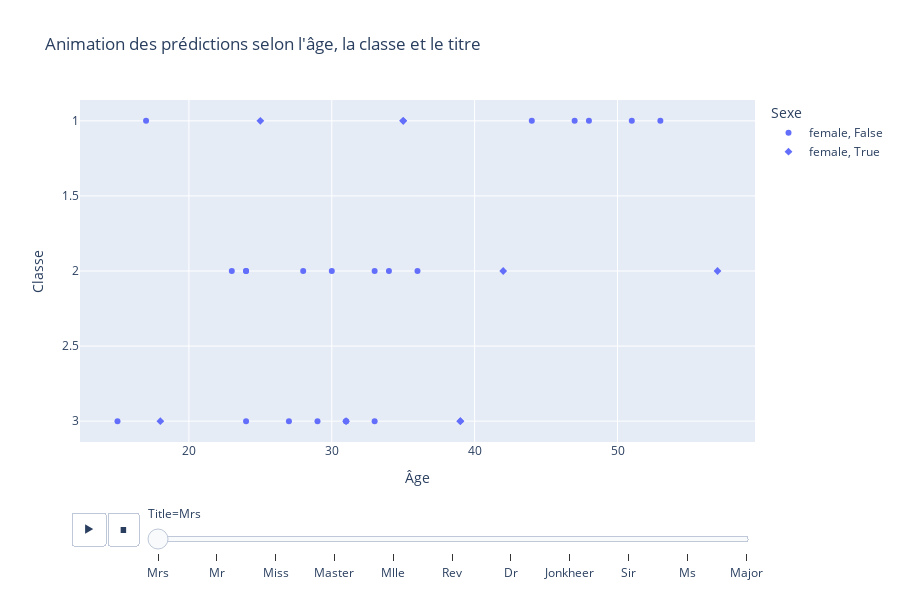

Notebook code for this chart:
### Code cell
# Reconvertir 'Sex' et 'Title' si nécessaire pour meilleure lisibilité
X_visu['Sex'] = le_sex.inverse_transform(X_visu['Sex'])
X_visu['Title'] = le_title.inverse_transform(X_visu['Title'])

fig = px.scatter(
    X_visu,
    x='Age',
    y='Pclass',
    color='Sex',
    symbol='Correct',
    animation_frame='Title',
    hover_data=['Réel', 'Prédit', 'Correct'],
    title="Animation des prédictions selon l'âge, la classe et le titre",
    labels={'Pclass': 'Classe', 'Age': 'Âge'}
)

fig.update_layout(
    yaxis=dict(autorange='reversed'),  # Inverser l’axe des classes
    legend_title='Sexe',
    height=600
)

fig.show()

### Figure 1 — Plotly figure (JSON) as saved in the notebook; plotly's stock layout.template omitted (floating-point values rounded to 4 significant figures)
{"data": [{"customdata": [[1, 0, false], [1, 0, false], [1, 0, false], [1, 0, false], [1, 0, false], [1, 0, false], [1, 0, false], [1, 0, false], [1, 0, false], [1, 0, false], [1, 0, false], [1, 0, false], [1, 0, false], [1, 0, false], [1, 0, false], [1, 0, false], [1, 0, false], [1, 0, false], [1, 0, false], [1, 0, false], [1, 0, false]], "hovertemplate": "Sex=female<br>Correct=%{customdata[2]}<br>Title=Mrs<br>Âge=%{x}<br>Classe=%{y}<br>Réel=%{customdata[0]}<br>Prédit=%{customdata[1]}<extra></extra>", "legendgroup": "female, False", "marker": {"color": "#636efa", "symbol": "circle"}, "mode": "markers", "name": "female, False", "orientation": "v", "showlegend": true, "type": "scatter", "x": [48.0, 24.0, 27.0, 47.0, 24.0, 29.0, 23.0, 30.0, 31.0, 36.0, 31.0, 28.0, 33.0, 15.0, 24.0, 34.0, 44.0, 53.0, 51.0, 17.0, 33.0], "xaxis": "x", "y": [1, 2, 3, 1, 3, 3, 2, 2, 3, 2, 3, 2, 3, 3, 2, 2, 1, 1, 1, 1, 2], "yaxis": "y"}, {"customdata": [[1, 1, true], [1, 1, true], [0, 0, true], [0, 0, true], [1, 1, true], [0, 0, true], [0, 0, true], [0, 0, true], [0, 0, true]], "hovertemplate": "Sex=female<br>Correct=%{customdata[2]}<br>Title=Mrs<br>Âge=%{x}<br>Classe=%{y}<br>Réel=%{customdata[0]}<br>Prédit=%{customdata[1]}<extra></extra>", "legendgroup": "female, True", "marker": {"color": "#636efa", "symbol": "diamond"}, "mode": "markers", "name": "female, True", "orientation": "v", "showlegend": true, "type": "scatter", "x": [35.0, 42.0, 39.0, 57.0, 35.0, 25.0, 31.0, 18.0, 39.0], "xaxis": "x", "y": [1, 2, 3, 2, 1, 1, 3, 3, 3], "yaxis": "y"}], "layout": {"height": 600, "legend": {"title": {"text": "Sexe"}, "tracegroupgap": 0}, "sliders": [{"active": 0, "currentvalue": {"prefix": "Title="}, "len": 0.9, "pad": {"b": 10, "t": 60}, "steps": [{"args": [["Mrs"], {"frame": {"duration": 0, "redraw": false}, "fromcurrent": true, "mode": "immediate", "transition": {"duration": 0, "easing": "linear"}}], "label": "Mrs", "method": "animate"}, {"args": [["Mr"], {"frame": {"duration": 0, "redraw": false}, "fromcurrent": true, "mode": "immediate", "transition": {"duration": 0, "easing": "linear"}}], "label": "Mr", "method": "animate"}, {"args": [["Miss"], {"frame": {"duration": 0, "redraw": false}, "fromcurrent": true, "mode": "immediate", "transition": {"duration": 0, "easing": "linear"}}], "label": "Miss", "method": "animate"}, {"args": [["Master"], {"frame": {"duration": 0, "redraw": false}, "fromcurrent": true, "mode": "immediate", "transition": {"duration": 0, "easing": "linear"}}], "label": "Master", "method": "animate"}, {"args": [["Mlle"], {"frame": {"duration": 0, "redraw": false}, "fromcurrent": true, "mode": "immediate", "transition": {"duration": 0, "easing": "linear"}}], "label": "Mlle", "method": "animate"}, {"args": [["Rev"], {"frame": {"duration": 0, "redraw": false}, "fromcurrent": true, "mode": "immediate", "transition": {"duration": 0, "easing": "linear"}}], "label": "Rev", "method": "animate"}, {"args": [["Dr"], {"frame": {"duration": 0, "redraw": false}, "fromcurrent": true, "mode": "immediate", "transition": {"duration": 0, "easing": "linear"}}], "label": "Dr", "method": "animate"}, {"args": [["Jonkheer"], {"frame": {"duration": 0, "redraw": false}, "fromcurrent": true, "mode": "immediate", "transition": {"duration": 0, "easing": "linear"}}], "label": "Jonkheer", "method": "animate"}, {"args": [["Sir"], {"frame": {"duration": 0, "redraw": false}, "fromcurrent": true, "mode": "immediate", "transition": {"duration": 0, "easing": "linear"}}], "label": "Sir", "method": "animate"}, {"args": [["Ms"], {"frame": {"duration": 0, "redraw": false}, "fromcurrent": true, "mode": "immediate", "transition": {"duration": 0, "easing": "linear"}}], "label": "Ms", "method": "animate"}, {"args": [["Major"], {"frame": {"duration": 0, "redraw": false}, "fromcurrent": true, "mode": "immediate", "transition": {"duration": 0, "easing": "linear"}}], "label": "Major", "method": "animate"}], "x": 0.1, "xanchor": "left", "y": 0, "yanchor": "top"}], "title": {"text": "Animation des prédictions selon l'âge, la classe et le titre"}, "updatemenus": [{"buttons": [{"args": [null, {"frame": {"duration": 500, "redraw": false}, "fromcurrent": true, "mode": "immediate", "transition": {"duration": 500, "easing": "linear"}}], "label": "&#9654;", "method": "animate"}, {"args": [[null], {"frame": {"duration": 0, "redraw": false}, "fromcurrent": true, "mode": "immediate", "transition": {"duration": 0, "easing": "linear"}}], "label": "&#9724;", "method": "animate"}], "direction": "left", "pad": {"r": 10, "t": 70}, "showactive": false, "type": "buttons", "x": 0.1, "xanchor": "right", "y": 0, "yanchor": "top"}], "xaxis": {"anchor": "y", "domain": [0, 1], "title": {"text": "Âge"}}, "yaxis": {"anchor": "x", "autorange": "reversed", "domain": [0, 1], "title": {"text": "Classe"}}}}
